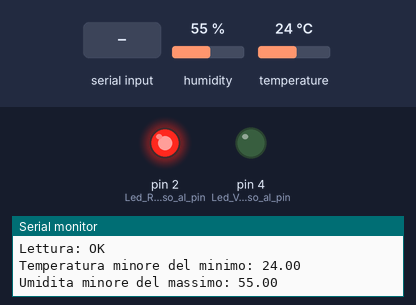
This sketch was run on a simulated Arduino Uno, built with avr-gcc and run on an emulated ATmega328P. Parts: output pins drawn as LEDs (lit = HIGH), the last lines printed to the serial monitor. Wiring (inferred from the names in the program): DHT22 sensor: data pin 8. The inputs (shaded band) are chosen by the test bench; at power-on: humidity 55 %, temperature 24 °C.

Above: at 5.8 s.
5.9 s: humidity set to 59 %
11.9 s: humidity set to 62 %
At 15.5 s:
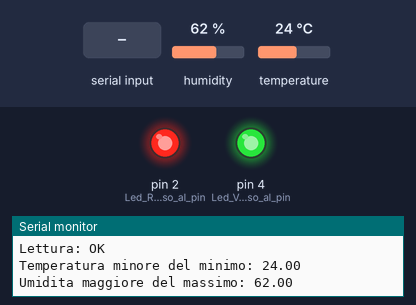
17.9 s: "[REQ] 03" received over the second serial link
At 21.7 s:
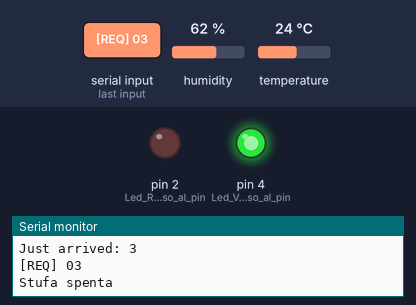
26.8 s: temperature set to 25.5 °C
At 31.1 s:
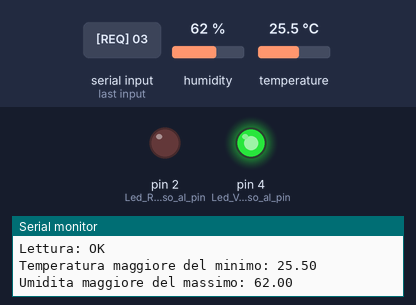
36.9 s: humidity set to 22 %
At 41.7 s:
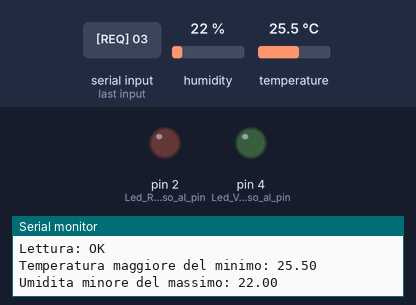
42.9 s: humidity set to 68 %
At 45.8 s:
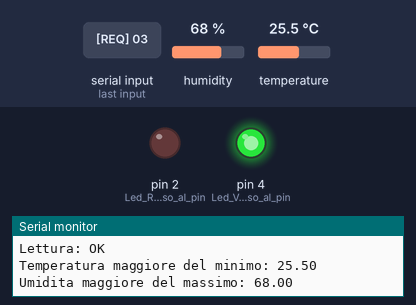
Timing chart, 0 to 47.3 s (numbered marks = the images above; inputs shaded):
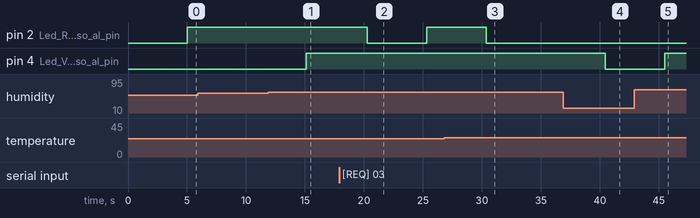

Measured:
- the behaviour switches between 60 and 61 % on humidity (found by bisection; images 0 and 1)
- after the input at 11.9 s, pin 4 (Led_Verde_connesso_al_pin): LOW → HIGH after 3.2 s
- after the input at 17.9 s, pin 2 (Led_Rosso_connesso_al_pin): HIGH → LOW after 2.4 s, → HIGH 5.0 s later
- after the input at 26.8 s, pin 2 (Led_Rosso_connesso_al_pin): HIGH → LOW after 3.6 s
- after the input at 36.9 s, pin 4 (Led_Verde_connesso_al_pin): HIGH → LOW after 3.6 s
- after the input at 42.9 s, pin 4 (Led_Verde_connesso_al_pin): LOW → HIGH after 2.6 s

The sketch:

sketch_jan22a-BT_Test_02.ino
```cpp
//Code begin here
#include <SoftwareSerial.h>
#include "DHT.h"

SoftwareSerial BT(10,11); //RX, TX rispettivamente
String request; //Memorizza messaggi da bluetooth
String response; //Invia messaggi a Bluetooth
char szTemp[6];
char szHumy[6];
String szLettura;
//String szTemp;
//String szHumy;

DHT dht; //Sensore DHT22
float fMinTemp = 25;
float fMaxHumy = 60;

void setup(){
  pinMode(8, INPUT);  //DHT22: Lettura dati
  pinMode(2, OUTPUT); //Led Rosso connesso al pin 2: Acceso se Stufa ON
  pinMode(4, OUTPUT); //Led Verde connesso al pin 4: Acceso se Ventola ON
  pinMode(10, INPUT);
  pinMode(11, OUTPUT);

  BT.begin (9600); //Bluetooth serial prenderà i pin 10 e 11
  Serial.begin(9600); //Serial communication con il monitor seriale

  dht.setup(8); // data pin 8
}


void loop(){
  //ritardo
  delay(5000);
  //Legge i dati del sensore
  float humidity = dht.getHumidity();
  float temperature = dht.getTemperature();
  szLettura=dht.getStatusString();
  Serial.println("Lettura: " + szLettura);

  //Imposta gli stati della stufa e della ventola

  //Verifica Stufa
  if(temperature < fMinTemp){
    response = "[ST1] ";
    response = response + "ON";
    digitalWrite(2, HIGH);
    Serial.print("Temperatura minore del minimo: ");
    Serial.println(temperature);
    //Invio del messaggio all'app
    BT.println(response);
  }else {
    response = "[ST1] ";
    response = response + "OFF";
    digitalWrite(2, LOW);
    Serial.print("Temperatura maggiore del minimo: ");
    Serial.println(temperature);
    //Invio del messaggio all'app
    BT.println(response);
  }

  //Verifica per ventola
  if(humidity > fMaxHumy){
    response = "[ST2] ";
    response = response + "ON";
    digitalWrite(4, HIGH);
    Serial.print("Umidita maggiore del massimo: ");
    Serial.println(humidity);
    //Invio del messaggio all'app
    BT.println(response);
  }else{
    response = "[ST2] ";
    response = response + "OFF";
    digitalWrite(4, LOW);
    Serial.print("Umidita minore del massimo: ");
    Serial.println(humidity);
    //Invio del messaggio all'app
    BT.println(response);
  }


  //Verifica se c'e' qualcosa da leggere nel BlueTooth
  //Serial.print("Sono nel loop ");
  while (BT.available()){
    Serial.print("Just arrived: ");
    delay(10); //Delay added to make thing stable
    char c = BT.read(); //Lettura seriale
    Serial.println(c);
    request += c; //Costruisce la stringa ON o OFF
  }

  if(request.length()>0){
    Serial.println(request);
    //Casistica delle richieste
    //[REQ] 01: Richiesta lettura sensore
    //[REQ] 02:
    //[REQ] 03:
    //[REQ] 04:
    //[REQ] 05:
    //
    if(request == "[REQ] 01"){
      //Viene richiesta la lettura dello stato
      response = "[CHK] ";
      response = response + temperature + " °C - " + humidity + "%";
      //Valutare se andare a verificare tutto di nuovo
      BT.println(response);
      Serial.println(response);
      }

      if(request == "[REQ] 02"){
      //Viene richiesto lo start della stufa
      //response = "[CHK] ";
      //response = response + temperature + " °C - " + humidity + "%";
      //Valutare se andare a verificare tutto di nuovo
      //BT.println(response);
      //Serial.println(response);
      digitalWrite(2, HIGH);
      Serial.println("Stufa accesa");
      }

      if(request == "[REQ] 03"){
      //Viene richiesto lo stop della stufa
      //response = "[CHK] ";
      //response = response + temperature + " °C - " + humidity + "%";
      //Valutare se andare a verificare tutto di nuovo
      //BT.println(response);
      //Serial.println(response);
      digitalWrite(2, LOW);
      Serial.println("Stufa spenta");
      }

      if(request == "[REQ] 04"){
      //Viene richiesto lo start della ventola
      //response = "[CHK] ";
      //response = response + temperature + " °C - " + humidity + "%";
      //Valutare se andare a verificare tutto di nuovo
      //BT.println(response);
      //Serial.println(response);
      digitalWrite(4, HIGH);
      Serial.println("Ventola accesa");
      }

      if(request == "[REQ] 05"){
      //Viene richiesto lo stop della ventola
      //response = "[CHK] ";
      //response = response + temperature + " °C - " + humidity + "%";
      //Valutare se andare a verificare tutto di nuovo
      //BT.println(response);
      //Serial.println(response);
      digitalWrite(4, HIGH);
      Serial.println("Ventola spenta");
      }

    request="";
  }
}
//Fine del codice
```
